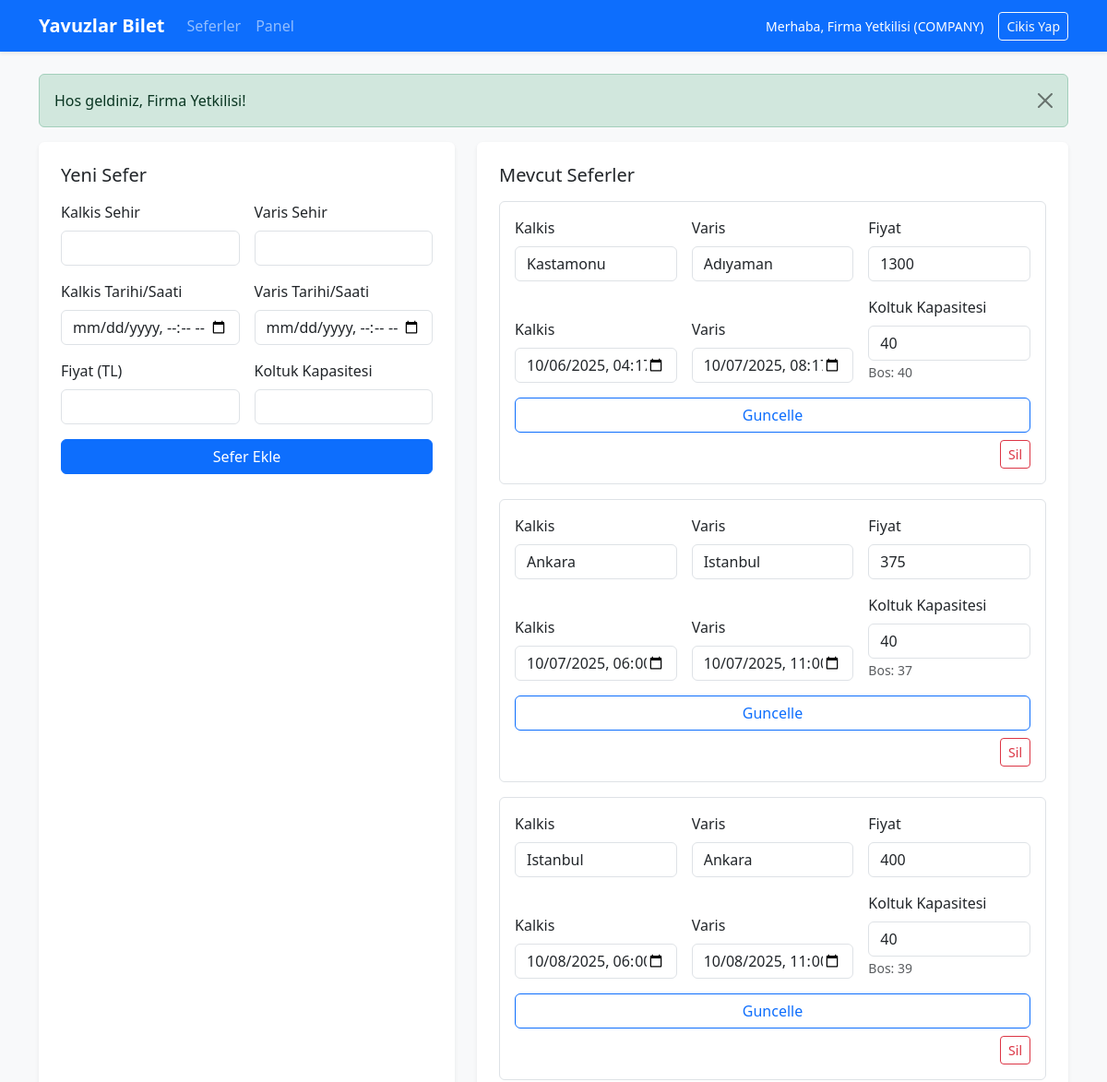
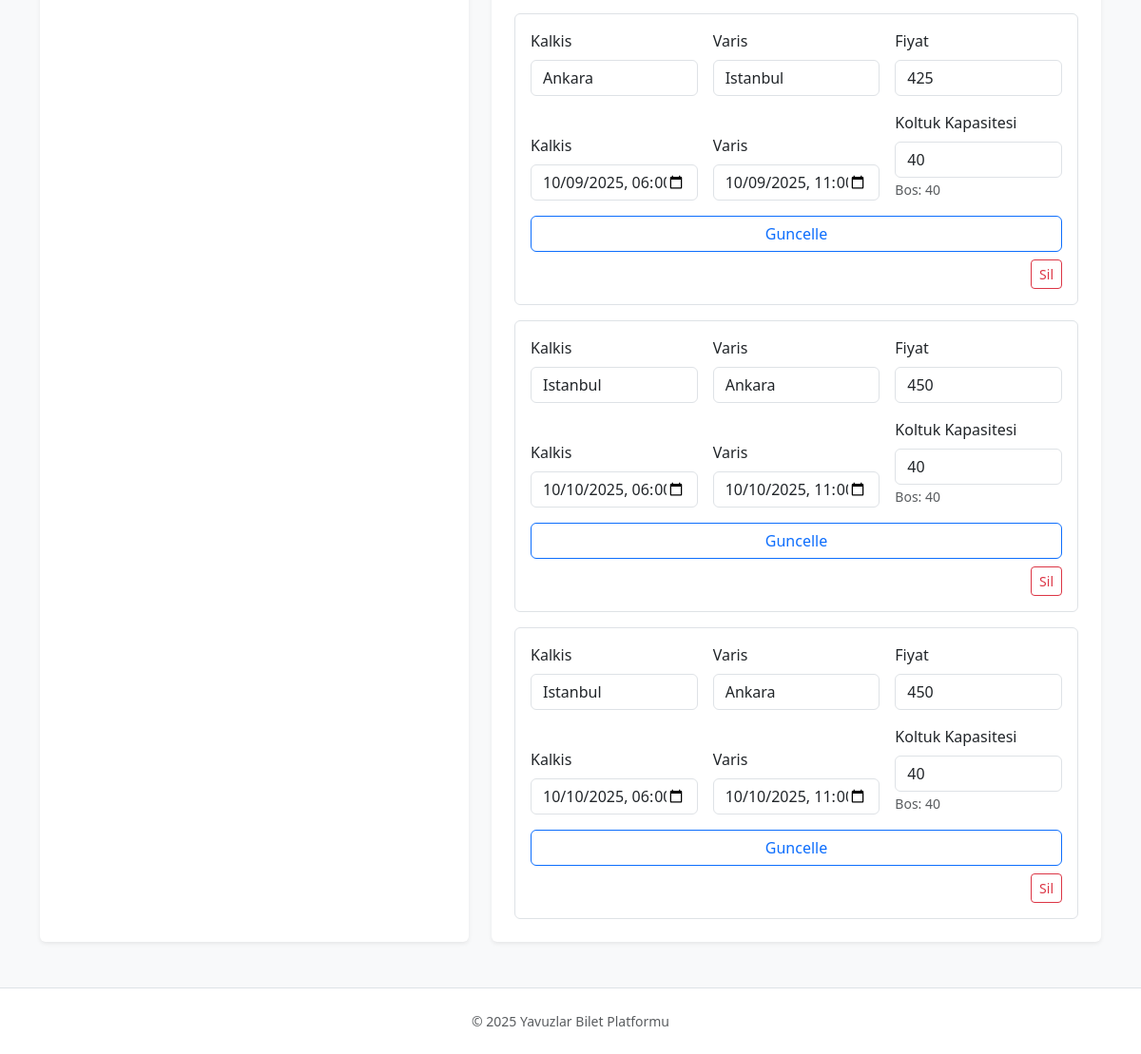
Screenshot of /trips_manage.php (signed in) with the database file from the repository (2 pictures, top to bottom).
### tables this page shows
CREATE TABLE users (
            id TEXT PRIMARY KEY,
            full_name TEXT NOT NULL,
            email TEXT NOT NULL UNIQUE,
            role TEXT NOT NULL CHECK(role IN ("user", "company", "admin")),
            password TEXT NOT NULL,
            company_id TEXT,
            balance REAL NOT NULL DEFAULT 0,
            created_at TEXT NOT NULL DEFAULT CURRENT_TIMESTAMP,
            FOREIGN KEY (company_id) REFERENCES bus_companies(id) ON DELETE SET NULL
        );

CREATE TABLE trips (
            id TEXT PRIMARY KEY,
            company_id TEXT NOT NULL,
            departure_city TEXT NOT NULL,
            destination_city TEXT NOT NULL,
            departure_time TEXT NOT NULL,
            arrival_time TEXT,
            price REAL NOT NULL,
            capacity INTEGER NOT NULL,
            created_date TEXT NOT NULL DEFAULT CURRENT_TIMESTAMP,
            FOREIGN KEY (company_id) REFERENCES bus_companies(id) ON DELETE CASCADE
        );

### includes/config.php (called while the page is built, shortened)
<?php
function db(): PDO
{
    static $pdo = null;
    if ($pdo === null) {
        $pdo = new PDO('sqlite:' . DB_PATH);
        $pdo->setAttribute(PDO::ATTR_ERRMODE, PDO::ERRMODE_EXCEPTION);
        $pdo->exec('PRAGMA foreign_keys = ON');
    }
    return $pdo;
}
function current_user(): ?array
{
    return $_SESSION['user'] ?? null;
}
function flash(string $key, ?string $message = null): ?string
{
    if (isset($_SESSION['flash'][$key])) {
        $msg = $_SESSION['flash'][$key];
        return $msg;
    }
    return null;
}
function sanitize(string $value): string
{
    return htmlspecialchars($value, ENT_QUOTES, 'UTF-8');
}
?>

### includes/helpers.php (called while the page is built, shortened)
<?php
require_once __DIR__ . '/config.php';
function find_user_by_id(string $id): ?array
{
    $stmt = db()->prepare('SELECT * FROM users WHERE id = :id');
    $stmt->execute([':id' => $id]);
    $user = $stmt->fetch(PDO::FETCH_ASSOC);
    return $user ?: null;
}
function refresh_user_session(): void
{
    $user = current_user();
    $fresh = find_user_by_id($user['id']);
}
?>

### trips_manage.php (the view, shortened to what this page needs)
<?php
require_once __DIR__ . '/includes/helpers.php';
refresh_user_session();
$user = current_user();
$pdo = db();
$stmt = $pdo->prepare(
    'SELECT trips.*,
        (
            SELECT COUNT(bs.id) FROM tickets t2
            JOIN booked_seats bs ON bs.ticket_id = t2.id
            WHERE t2.trip_id = trips.id AND t2.status = "active"
        ) AS booked_count
     FROM trips
     WHERE trips.company_id = :company
     ORDER BY trips.departure_time'
);
$stmt->execute([':company' => $user['company_id']]);
$trips = $stmt->fetchAll(PDO::FETCH_ASSOC);
require __DIR__ . '/includes/header.php';
?>
<section class="row g-4 mb-4">
    <div class="col-xl-5">
        <div class="card border-0 shadow-sm card-lift h-100">
            <div class="card-body p-4">
                <h2 class="h5 mb-3">Yeni Sefer</h2>
                <form method="post" class="row g-3">
                    <div class="col-md-6">
                        <label class="form-label">Kalkis Sehir</label>
                        <input class="form-control" type="text" name="departure_city" required>
                    </div>
                    <div class="col-md-6">
                        <label class="form-label">Varis Sehir</label>
                        <input class="form-control" type="text" name="destination_city" required>
                    </div>
                    <div class="col-md-6">
                        <label class="form-label">Kalkis Tarihi/Saati</label>
                        <input class="form-control" type="datetime-local" name="departure_at" required>
                    </div>
                    <div class="col-md-6">
                        <label class="form-label">Varis Tarihi/Saati</label>
                        <input class="form-control" type="datetime-local" name="arrival_at">
                    </div>
                    <div class="col-md-6">
                        <label class="form-label">Fiyat (TL)</label>
                        <input class="form-control" type="number" step="0.01" name="price" required>
                    </div>
                    <div class="col-md-6">
                        <label class="form-label">Koltuk Kapasitesi</label>
                        <input class="form-control" type="number" name="capacity" min="1" required>
                    </div>
                    <div class="col-12 d-grid">
                        <button class="btn btn-primary" type="submit">Sefer Ekle</button>
                    </div>
                </form>
            </div>
        </div>
    </div>
    <div class="col-xl-7">
        <div class="card border-0 shadow-sm card-lift h-100">
            <div class="card-body p-4">
                <h2 class="h5 mb-3">Mevcut Seferler</h2>
                <?php if (!$trips): ?>
                    <div class="alert alert-info mb-0" role="alert">Kayitli sefer bulunmuyor.</div>
                <?php else: ?>
                    <div class="d-grid gap-3">
                        <?php foreach ($trips as $trip): ?>
                            <div class="border rounded p-3">
                                <form method="post" class="row g-3 align-items-end">
                                    <div class="col-md-4">
                                        <label class="form-label">Kalkis</label>
                                        <input class="form-control" type="text" name="departure_city" value="<?php echo sanitize($trip['departure_city']); ?>" required>
                                    </div>
                                    <div class="col-md-4">
                                        <label class="form-label">Varis</label>
                                        <input class="form-control" type="text" name="destination_city" value="<?php echo sanitize($trip['destination_city']); ?>" required>
                                    </div>
                                    <div class="col-md-4">
                                        <label class="form-label">Fiyat</label>
                                        <input class="form-control" type="number" step="0.01" name="price" value="<?php echo (float)$trip['price']; ?>" required>
                                    </div>
                                    <div class="col-md-4">
                                        <label class="form-label">Kalkis</label>
                                        <input class="form-control" type="datetime-local" name="departure_at" value="<?php echo sanitize(str_replace(' ', 'T', substr($trip['departure_time'], 0, 16))); ?>" required>
                                    </div>
                                    <div class="col-md-4">
                                        <label class="form-label">Varis</label>
                                        <input class="form-control" type="datetime-local" name="arrival_at" value="<?php echo $trip['arrival_time'] ? sanitize(str_replace(' ', 'T', substr($trip['arrival_time'], 0, 16))) : ''; ?>">
                                    </div>
                                    <div class="col-md-4">
                                        <label class="form-label">Koltuk Kapasitesi</label>
                                        <input class="form-control" type="number" name="capacity" min="1" value="<?php echo (int)$trip['capacity']; ?>" required>
                                        <span class="text-muted small">Bos: <?php echo (int)$trip['seats_available']; ?></span>
                                    </div>
                                    <div class="col-12 d-grid">
                                        <button class="btn btn-outline-primary" type="submit">Guncelle</button>
                                    </div>
                                </form>
                                <form method="post" action="trips_manage.php" class="mt-2 text-end" onsubmit="return confirm('Seferi silmek istediginize emin misiniz?');">
                                    <button class="btn btn-outline-danger btn-sm" type="submit">Sil</button>
                                </form>
                            </div>
                        <?php endforeach; ?>
                    </div>
                <?php endif; ?>
            </div>
        </div>
    </div>
</section>
<?php require __DIR__ . '/includes/footer.php'; ?>

### includes/header.php (shortened to what this page needs)
<?php
require_once __DIR__ . '/config.php';
$user = current_user();
?>
<!DOCTYPE html>
<html lang="tr">
<head>
    <link href="https://cdn.jsdelivr.net/npm/bootstrap@5.3.3/dist/css/bootstrap.min.css" rel="stylesheet">
    <link rel="stylesheet" href="assets/style.css">
</head>
<body class="bg-light d-flex flex-column min-vh-100">
<nav class="navbar navbar-expand-lg navbar-dark bg-primary shadow-sm">
    <div class="container">
        <a class="navbar-brand fw-semibold" href="index.php">Yavuzlar Bilet</a>
        <div class="collapse navbar-collapse" id="mainNav">
            <ul class="navbar-nav me-auto mb-2 mb-lg-0">
                <li class="nav-item"><a class="nav-link" href="index.php">Seferler</a></li>
                <?php if ($user): ?>
                    <li class="nav-item"><a class="nav-link" href="dashboard.php">Panel</a></li>
                <?php endif; ?>
            </ul>
            <div class="d-flex align-items-center gap-3">
                <?php if ($user): ?>
                    <span class="navbar-text text-white small">
                        Merhaba, <?php echo sanitize($user['name']); ?> (<?php echo strtoupper($user['role']); ?>)
                    </span>
                    <a class="btn btn-outline-light btn-sm" href="logout.php">Cikis Yap</a>
                <?php else: ?>
                    <a class="btn btn-outline-light btn-sm" href="login.php">Giris Yap</a>
                    <a class="btn btn-light btn-sm" href="register.php">Kayit Ol</a>
                <?php endif; ?>
            </div>
        </div>
    </div>
</nav>
<main class="container py-4">
    <?php if ($message = flash('success')): ?>
        <div class="alert alert-success alert-dismissible fade show" role="alert">
            <?php echo sanitize($message); ?>
            <button type="button" class="btn-close" data-bs-dismiss="alert" aria-label="Kapat"></button>
        </div>
    <?php endif; ?>

### includes/footer.php (shortened to what this page needs)
</main>
<footer class="bg-white border-top py-4 mt-auto">
    <div class="container text-center text-muted small">&copy; <?php echo date('Y'); ?> Yavuzlar Bilet Platformu</div>
</footer>
</body>
</html>

### assets/style.css (style rules this page uses)
body { font-family: "Segoe UI", Tahoma, sans-serif; }
.card-lift { transition: transform 0.15s ease, box-shadow 0.15s ease; }

### rows the page displays
users: full_name "Firma Yetkilisi", role "COMPANY"
trips: departure_city "Kastamonu", destination_city "Adıyaman", price "1300", departure_at "10/06/2025 16:17", arrival_at "10/07/2025 20:17", capacity "40"
trips: departure_city "Ankara", destination_city "Istanbul", price "375", departure_at "10/07/2025 18:00", arrival_at "10/07/2025 23:00", capacity "40", seats_available "37"
trips: departure_city "Istanbul", destination_city "Ankara", price "400", departure_at "10/08/2025 18:00", arrival_at "10/08/2025 23:00", capacity "40", seats_available "39"
trips: departure_city "Ankara", destination_city "Istanbul", price "425", departure_at "10/09/2025 18:00", arrival_at "10/09/2025 23:00", capacity "40"
trips: departure_city "Istanbul", destination_city "Ankara", price "450", departure_at "10/10/2025 18:00", arrival_at "10/10/2025 23:00", capacity "40"

### other values shown
$message "Hos geldiniz, Firma Yetkilisi!"
